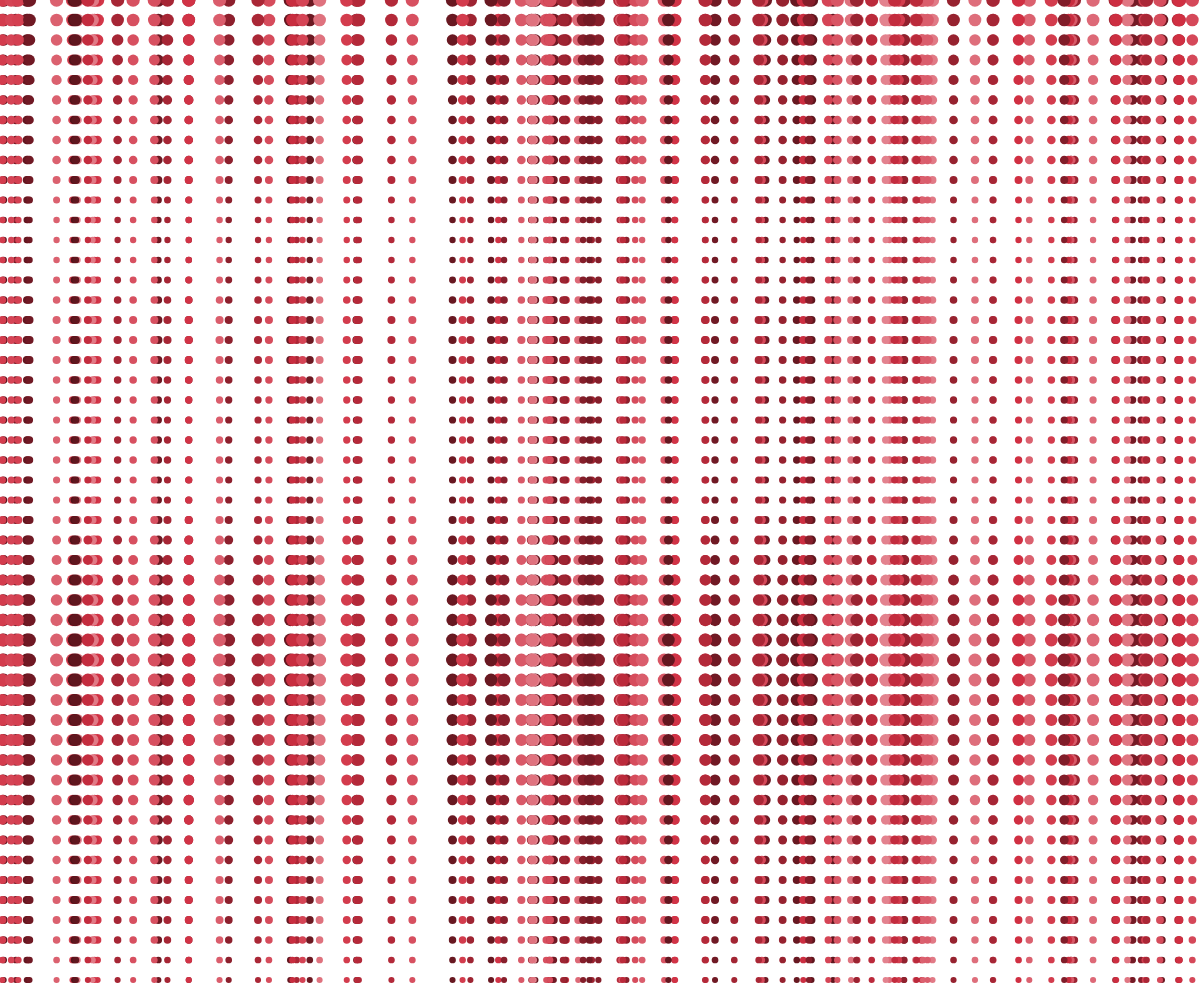
Frame 1 (no input)
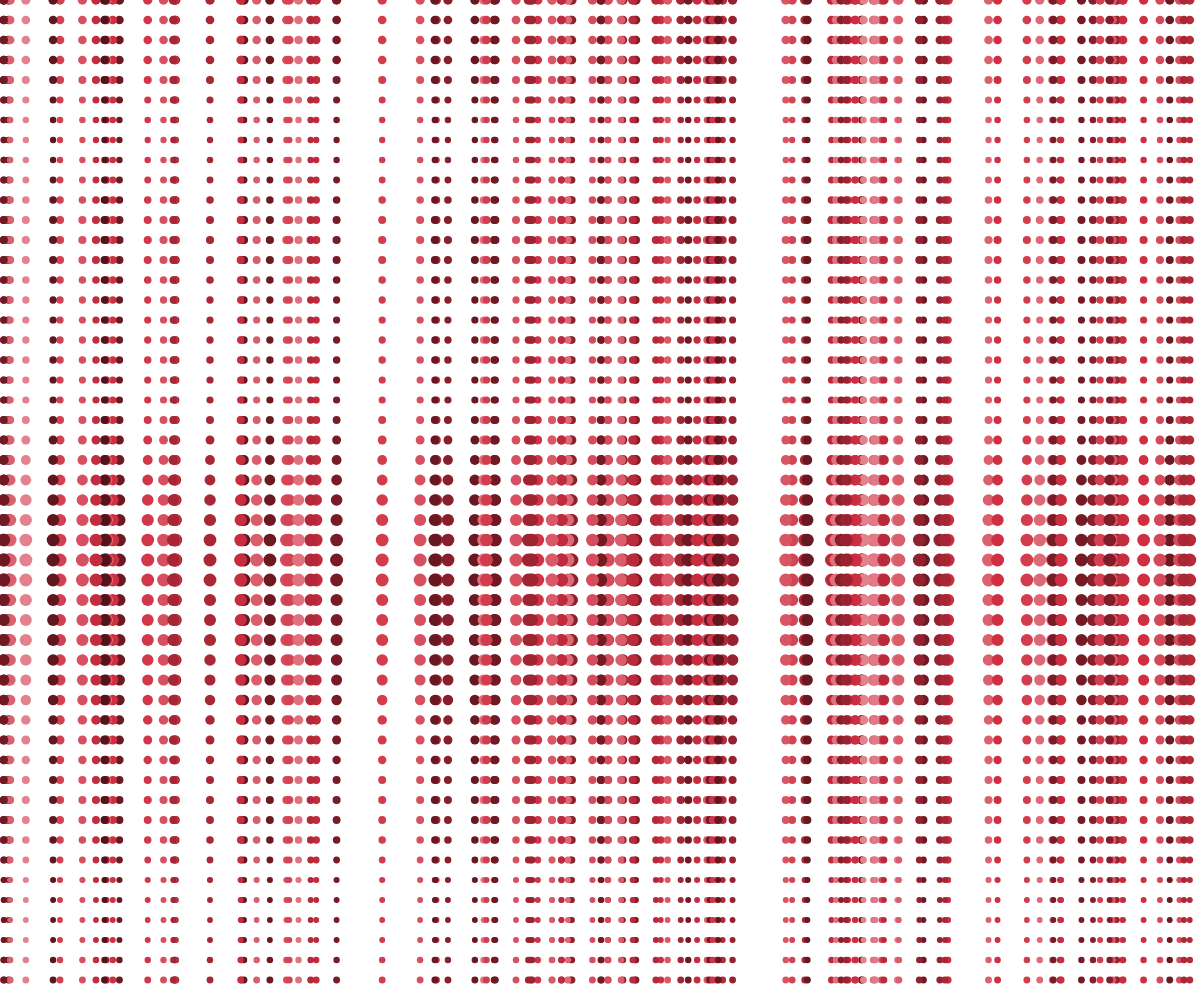
Frame 60 (no input)
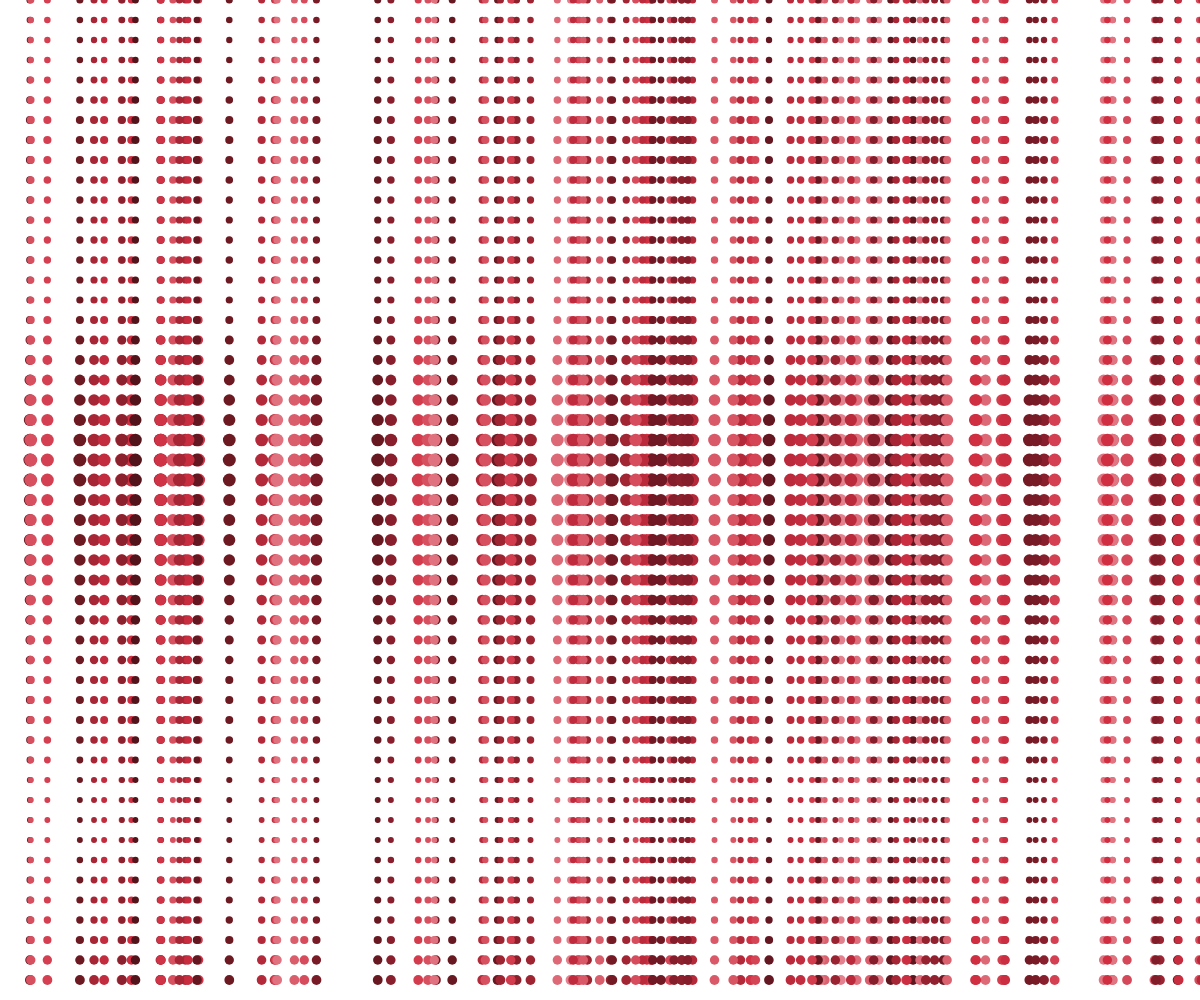
Frame 120 (the mouse pressed at the canvas centre since frame 60)

The p5.js sketch that drew these frames (run headless with seeded random() and noise() and a simulated clock; from frame 60 on, the mouse is pressed at the canvas centre):

// p5.js sketch
// ── sketch.js
let lineX = [];
let strokeW = [];
let lineL = [];
let lineXSize = 0;
let lineSpeed = [];

function setup() {
	createCanvas(windowWidth, windowHeight);
	colorMode(HSL);	
	background(353, 67, 0);
	
	for(let i = 0; i < round(windowWidth / 9); i=i+1) {
		lineX[i] = random() * windowWidth;
		lineXSize = lineXSize + 1;
		strokeW[i] = round(18 * random());
		lineL[i] = round(50 * random() + 20);
		lineSpeed[i] = random(0.1, 1) * (round(random(1)) === 0 ? -1 : 1)
	}
}

function draw() {
	clear();	
	fill(353, 63, 43 + 10)	
	
	for (let i = 0; i < lineXSize; i++) {
		stroke(353, 63, lineL[i]);	
		
		for (let y =0; y < windowHeight; y = y + 20) {			
			strokeWeight(noise(y / (windowHeight / 3) + frameCount / 200) * 20)
			point(lineX[i] + sin(TWO_PI * y), y);
		}
		
		if (strokeW[i] < 8) {
			strokeW[i] = strokeW[i] + 1;
		}
		
		lineX[i] = lineX[i] + lineSpeed[i]
	}	
}
